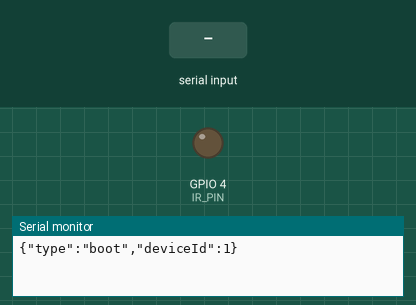
This sketch was run on a simulated ESP32-S3. Shown: output pins drawn as LEDs (lit = HIGH), the last lines printed to the serial monitor. The test bench sets the inputs (shaded band).

Above: at 7.1 s.
7.2 s: "PING\n" received over Serial
At 8.55 s:
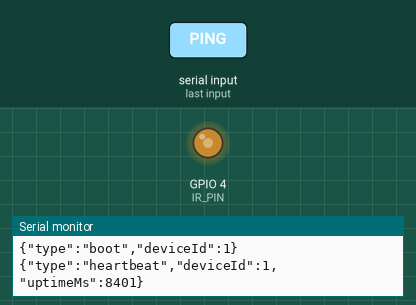
Timing chart, 0 to 16.7 s (numbered marks = the images above; inputs shaded):
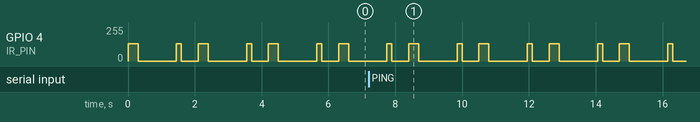

Measured:
- by itself, GPIO 4 (IR_PIN): repeats every 2.1 s: 0/255 0.50 s, 128/255 0.30 s, 0/255 1.2 s, 128/255 0.15 s

The sketch:

ir_beacon.ino
```cpp
// AR Ops IR-ID-Beacon Firmware — ESP32-S3
//
// Continuously broadcasts this device's 8-bit ID as a 38kHz-modulated
// 850nm IR blink pattern (TSAL6100 LED via an AO3400A low-side MOSFET
// switch) — worn by a player, decoded by an OPPONENT'S phone camera (see
// apps/arops-mobile's IR frame-processor plugin) to confirm a shot was
// actually aimed at a real, specific player, not just a GPS/compass cone
// match. See ../../README.md for wiring/pinout and ../../FLASHING.md for
// how to flash this from Android, iOS, Linux, Mac, or Windows.
//
// Bit timing is deliberately slow (150ms/bit) — a photodiode-based IR
// receiver could easily read microsecond-level timing, but this needs to be
// decodable from a phone CAMERA at ~30fps, where each bit needs several
// frames of margin against motion blur and dropped frames.
//
// Packet format (one cycle ≈2.1s, repeats forever):
//   [ 300ms ON ]   preamble — longer than any data bit, unambiguous start marker
//   [ 100ms OFF]   gap
//   [ 8 × 150ms ]  data bits, MSB first, ON=1/OFF=0 — this device's ID (0-255)
//   [ 500ms OFF]   idle gap before the next cycle
//
// 38kHz sub-carrier: not needed for a camera (it just sees average
// brightness per frame — the sub-carrier is invisible at video frame
// rates) — kept anyway so a future TSOP-based photodiode receiver could
// read this same beacon directly too, no firmware changes needed.
//
// Board: any ESP32-S3 "Mini"/"SuperMini" dev board with native USB.
// Arduino IDE setup:
//   - Boards Manager: install "esp32 by Espressif Systems", version 3.0.0
//     or newer (the ledcAttach/ledcWrite(pin, ...) API used below is core
//     3.x's signature — core 2.x used ledcSetup/ledcAttachPin/
//     ledcWrite(channel, ...) instead and will NOT compile this as-is).
//   - Tools menu: Board = your exact ESP32-S3 board (or generic
//     "ESP32S3 Dev Module" if your board isn't listed by name); USB CDC On
//     Boot = "Enabled" (only needed for the serial bench-test command below
//     — the beacon itself runs standalone off any USB power source once
//     flashed, no data connection required).

// ── Per-device configuration — set a UNIQUE value per physical board ──
const uint8_t DEVICE_ID = 1; // 0-255, must be unique among all players' devices

const int IR_PIN = 4;             // GPIO4 → ~220R gate resistor → AO3400A gate (see README wiring)
const int IR_CARRIER_HZ = 38000;
const int IR_PWM_RES_BITS = 8;     // duty cycle resolution — 128/255 ≈ 50%
const int PREAMBLE_MS = 300;
const int PREAMBLE_GAP_MS = 100;
const int BIT_MS = 150;
const int IDLE_GAP_MS = 500;

void irOn()  { ledcWrite(IR_PIN, 128); } // ~50% duty @ 38kHz — the actual IR "carrier"
void irOff() { ledcWrite(IR_PIN, 0); }

void broadcastId() {
  irOn();
  delay(PREAMBLE_MS);
  irOff();
  delay(PREAMBLE_GAP_MS);

  for (int bit = 7; bit >= 0; bit--) {
    bool on = (DEVICE_ID >> bit) & 0x01;
    if (on) irOn(); else irOff();
    delay(BIT_MS);
  }
  irOff();
  delay(IDLE_GAP_MS);
}

void setup() {
  Serial.begin(115200);
  ledcAttach(IR_PIN, IR_CARRIER_HZ, IR_PWM_RES_BITS);
  irOff();
  Serial.printf("{\"type\":\"boot\",\"deviceId\":%u}\n", DEVICE_ID);
}

void loop() {
  broadcastId();

  // Bench-test only, and only checked once per ~2.1s cycle (broadcastId()
  // blocks) — the beacon itself needs no USB data connection once flashed,
  // any USB power source keeps it running. This just lets you confirm over
  // serial that it's alive and broadcasting the ID you expect, without
  // needing a second phone's camera nearby to verify.
  if (Serial.available()) {
    String line = Serial.readStringUntil('\n');
    line.trim();
    if (line == "PING") {
      Serial.printf("{\"type\":\"heartbeat\",\"deviceId\":%u,\"uptimeMs\":%lu}\n", DEVICE_ID, millis());
    }
  }
}
```
